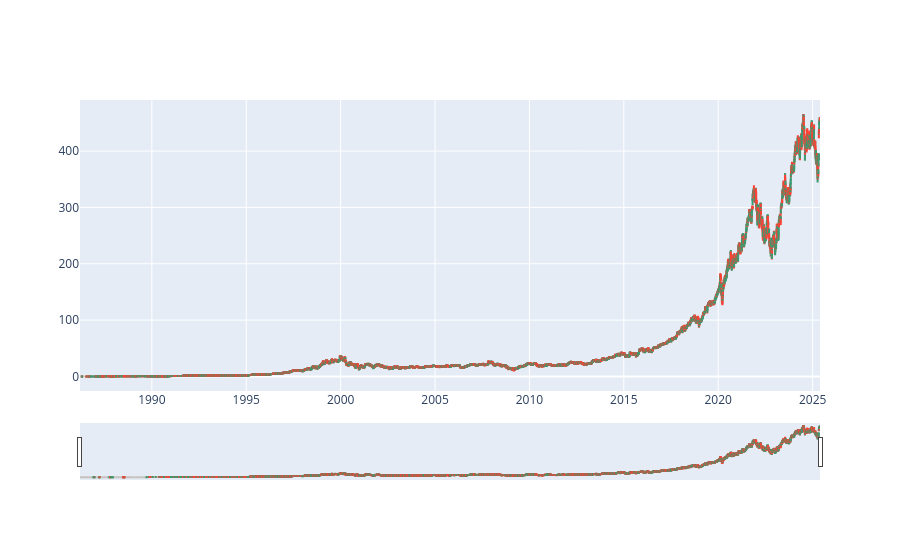

The notebook cell this image was saved under:
### Code cell
import plotly.graph_objects as go

df = df_MSFT 

fig = go.Figure(data=[go.Candlestick(x=df.index, 
open=df['Open'], 
high=df['High'], 
low=df['Low'], 
close=df['Close'])])

fig.show()

#have to set multi_level_index to false when downloading to prevent 
#multi-level columns witht he company name on the top being retrieved

### Figure 1 — Plotly figure (JSON) as saved in the notebook; plotly's stock layout.template omitted (floating-point values rounded to 4 significant figures; data arrays with more than 128 entries replaced by an {"elided": "..."} marker saying what was removed)
{"data": [{"close": {"elided": "9877 float values"}, "high": {"elided": "9877 float values"}, "low": {"elided": "9877 float values"}, "open": {"elided": "9877 float values"}, "type": "candlestick", "x": {"elided": "9877 str values"}}], "layout": {}}
